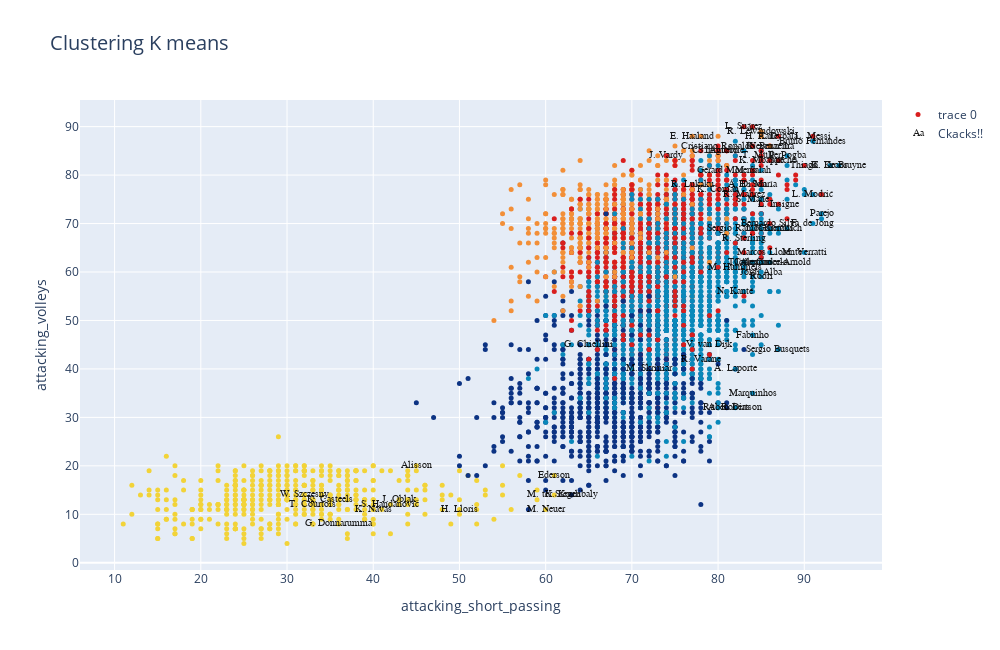

The notebook cell saved with this chart:
### Code cell
#Grafico de los cluster por KMEANS
kmean_clusters = go.Scatter(x=df_skills[skill_1], y=df_skills[skill_2],
                           mode='markers',
                        text=df_n.loc[:,'short_name'],
                           marker=dict(
                                size=5,
                                color = clusters.astype(np.float), #set color equal to a variable
                                colorscale='Portland',
                                showscale=False)
                           )

crack =go.Scatter(x=df_skills.loc[bool_crack,skill_1], y=df_skills.loc[bool_crack,skill_2],name='Ckacks!!',
                      text=df_n.loc[bool_crack,'short_name'],
                      textfont=dict(family='sans serif',size=10,color='black'),
                      opacity=0.9,mode='text')

data=[kmean_clusters,crack]

layout = go.Layout(title="Clustering K means ",titlefont=dict(size=20),
                xaxis=dict(title=skill_1),
                yaxis=dict(title=skill_2),
                autosize=False, width=1000,height=650)

fig = go.Figure(data=data, layout=layout)
plot(fig)
iplot(fig)
#fig.show(renderer="colab")

### Figure 1 — Plotly figure (JSON) as saved in the notebook; plotly's stock layout.template omitted (floating-point values rounded to 4 significant figures; data arrays with more than 128 entries replaced by an {"elided": "..."} marker saying what was removed)
{"data": [{"marker": {"color": {"elided": "4593 int values"}, "colorscale": [[0, "rgb(12,51,131)"], [0.25, "rgb(10,136,186)"], [0.5, "rgb(242,211,56)"], [0.75, "rgb(242,143,56)"], [1, "rgb(217,30,30)"]], "showscale": false, "size": 5}, "mode": "markers", "text": {"elided": "4593 str values"}, "type": "scatter", "x": {"elided": "4593 int values"}, "y": {"elided": "4593 int values"}}, {"mode": "text", "name": "Ckacks!!", "opacity": 0.9, "text": ["L. Messi", "R. Lewandowski", "Cristiano Ronaldo", "Neymar Jr", "K. De Bruyne", "J. Oblak", "K. Mbappé", "M. Neuer", "M. ter Stegen", "H. Kane", "N. Kanté", "K. Benzema", "T. Courtois", "H. Son", "Casemiro", "V. van Dijk", "S. Mané", "M. Salah", "Ederson", "J. Kimmich", "Alisson", "G. Donnarumma", "Sergio Ramos", "L. Suárez", "T. Kroos", "R. Lukaku", "K. Navas", "R. Sterling", "Bruno Fernandes", "E. Haaland", "S. Agüero", "H. Lloris", "L. Modrić", "Á. Di María", "W. Szczęsny", "T. Müller", "C. Immobile", "P. Pogba", "M. Verratti", "Marquinhos", "L. Goretzka", "P. Dybala", "A. Robertson", "F. de Jong", "T. Alexander-Arnold", "J. Sancho", "Rúben Dias", "G. Chiellini", "S. Handanovič", "M. Hummels", "Jordi Alba", "Thiago", "Sergio Busquets", "Parejo", "K. Casteels", "L. Insigne", "K. Koulibaly", "R. Varane", "R. Mahrez", "Gerard Moreno", "J. Vardy", "Fabinho", "João Cancelo", "A. Laporte", "K. Coman", "Bernardo Silva", "Marcos Llorente", "Rodri", "M. Škriniar"], "textfont": {"color": "black", "family": "sans serif", "size": 10}, "type": "scatter", "x": [91, 85, 80, 86, 94, 43, 85, 60, 61, 85, 82, 86, 33, 84, 84, 79, 84, 84, 61, 87, 45, 36, 82, 83, 93, 77, 40, 83, 91, 77, 80, 50, 91, 84, 32, 85, 80, 88, 90, 84, 86, 87, 82, 91, 86, 87, 81, 65, 42, 82, 85, 90, 87, 92, 35, 87, 63, 78, 83, 81, 74, 84, 85, 82, 80, 86, 86, 85, 72], "y": [88, 89, 86, 86, 82, 13, 83, 11, 14, 88, 56, 86, 12, 78, 62, 45, 75, 81, 18, 69, 20, 8, 69, 90, 82, 78, 11, 67, 87, 88, 85, 11, 76, 78, 14, 84, 85, 84, 64, 35, 69, 88, 32, 70, 62, 83, 32, 45, 12, 61, 60, 82, 44, 72, 13, 74, 14, 42, 76, 81, 84, 47, 62, 40, 77, 70, 64, 59, 40]}], "layout": {"autosize": false, "height": 650, "title": {"font": {"size": 20}, "text": "Clustering K means "}, "width": 1000, "xaxis": {"title": {"text": "attacking_short_passing"}}, "yaxis": {"title": {"text": "attacking_volleys"}}}}
